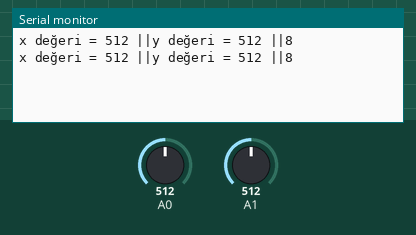
This sketch was run on a simulated Arduino Uno, built with avr-gcc and run on an emulated ATmega328P. On the bench: the last lines printed to the serial monitor. Inputs (shaded band) come from the test bench; at power-on: A0 = 512, A1 = 512.

Above: at 1.8 s.
1.9 s: A0 set to 716
At 2.7 s:
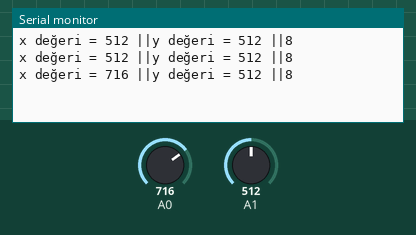
3.4 s: A1 set to 716
At 4.7 s:
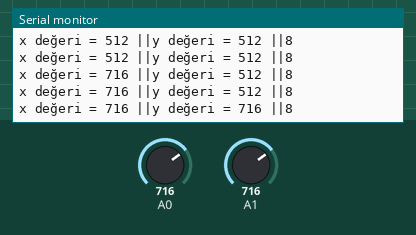
4.9 s: A0 set to 900
At 5.8 s:
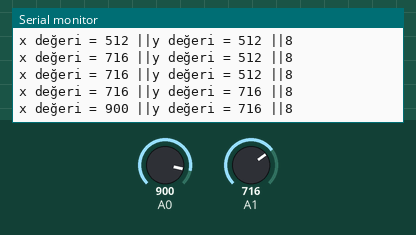
6.4 s: A1 set to 900
At 7.8 s:
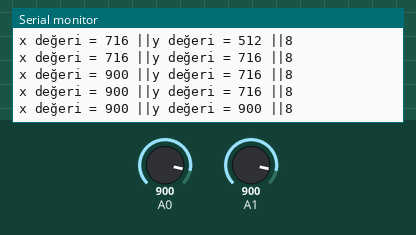
Timing chart, 0 to 8.9 s (numbered marks = the images above; inputs shaded):
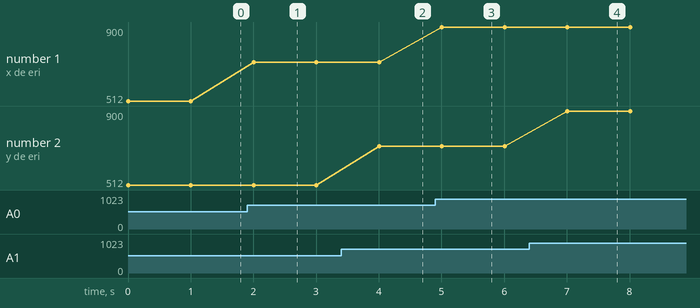

Measured:
- after the input at 1.9 s, the serial monitor: prints a new line after 0.10 s (image 1)
- after the input at 3.4 s, the serial monitor: prints a new line after 0.60 s (image 2)
- after the input at 4.9 s, the serial monitor: prints a new line after 0.10 s (image 3)
- after the input at 6.4 s, the serial monitor: prints a new line after 0.61 s (image 4)
- plotted number 1: 512 → 716 after the input at 1.9 s, 716 → 900 after the input at 4.9 s

The sketch:

mesafe_kodu_pin_2_7.ino
```cpp
int a_0 ;
int a_1 ;
void setup (){
  pinMode (8,INPUT);
  Serial.begin(9600) ;

}
void loop() {
  a_0 = analogRead (A0);
  a_1 = analogRead (A1) ;
  Serial.print("x değeri = " );
  Serial.print(a_0) ;
  Serial.print(" ||");
  Serial.print ("y değeri = " ) ;
  Serial.print (a_1 );
  Serial.print(" ||");
  Serial.print ( 8 ) ;
  Serial.println (" ") ;
  delay(1000) ;

}
```
